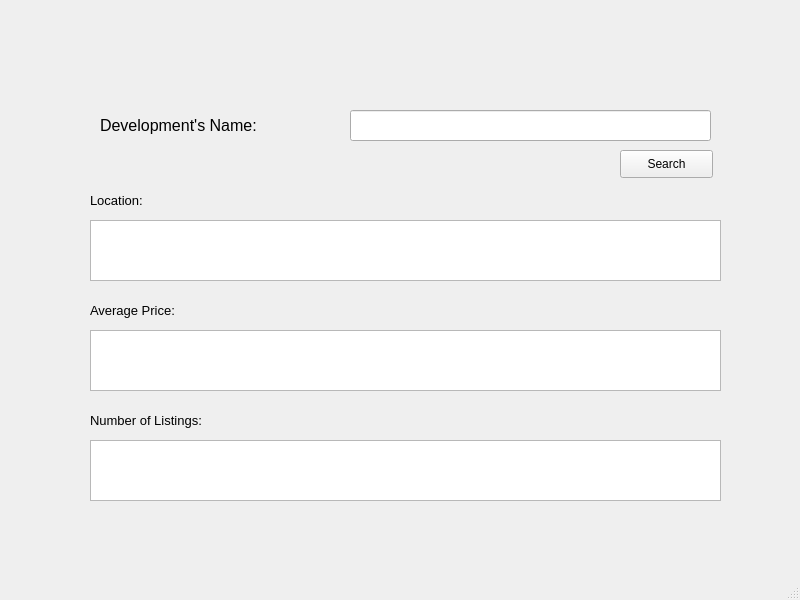
<?xml version="1.0" encoding="UTF-8"?>
<ui version="4.0">
 <class>Development</class>
 <widget class="QMainWindow" name="Development">
  <property name="geometry">
   <rect>
    <x>0</x>
    <y>0</y>
    <width>800</width>
    <height>600</height>
   </rect>
  </property>
  <property name="windowTitle">
   <string>MainWindow</string>
  </property>
  <widget class="QWidget" name="centralwidget">
   <widget class="QLineEdit" name="DevelopmentLine">
    <property name="geometry">
     <rect>
      <x>350</x>
      <y>110</y>
      <width>361</width>
      <height>31</height>
     </rect>
    </property>
   </widget>
   <widget class="QLabel" name="label_2">
    <property name="geometry">
     <rect>
      <x>90</x>
      <y>190</y>
      <width>111</width>
      <height>21</height>
     </rect>
    </property>
    <property name="font">
     <font>
      <pointsize>10</pointsize>
     </font>
    </property>
    <property name="text">
     <string>Location:</string>
    </property>
   </widget>
   <widget class="QTextBrowser" name="Locationtext">
    <property name="geometry">
     <rect>
      <x>90</x>
      <y>220</y>
      <width>631</width>
      <height>61</height>
     </rect>
    </property>
   </widget>
   <widget class="QLabel" name="ErrorLabel">
    <property name="geometry">
     <rect>
      <x>350</x>
      <y>150</y>
      <width>361</width>
      <height>16</height>
     </rect>
    </property>
    <property name="text">
     <string/>
    </property>
   </widget>
   <widget class="QLabel" name="label">
    <property name="geometry">
     <rect>
      <x>100</x>
      <y>110</y>
      <width>201</width>
      <height>31</height>
     </rect>
    </property>
    <property name="font">
     <font>
      <pointsize>12</pointsize>
     </font>
    </property>
    <property name="text">
     <string>Development's Name:</string>
    </property>
   </widget>
   <widget class="QLabel" name="label_3">
    <property name="geometry">
     <rect>
      <x>90</x>
      <y>300</y>
      <width>111</width>
      <height>21</height>
     </rect>
    </property>
    <property name="font">
     <font>
      <pointsize>10</pointsize>
     </font>
    </property>
    <property name="text">
     <string>Average Price:</string>
    </property>
   </widget>
   <widget class="QTextBrowser" name="Pricetext">
    <property name="geometry">
     <rect>
      <x>90</x>
      <y>330</y>
      <width>631</width>
      <height>61</height>
     </rect>
    </property>
   </widget>
   <widget class="QLabel" name="label_4">
    <property name="geometry">
     <rect>
      <x>90</x>
      <y>410</y>
      <width>171</width>
      <height>21</height>
     </rect>
    </property>
    <property name="font">
     <font>
      <pointsize>10</pointsize>
     </font>
    </property>
    <property name="text">
     <string>Number of Listings:</string>
    </property>
   </widget>
   <widget class="QTextBrowser" name="Listingnumtext">
    <property name="geometry">
     <rect>
      <x>90</x>
      <y>440</y>
      <width>631</width>
      <height>61</height>
     </rect>
    </property>
   </widget>
   <widget class="QPushButton" name="Searchbutton">
    <property name="geometry">
     <rect>
      <x>620</x>
      <y>150</y>
      <width>93</width>
      <height>28</height>
     </rect>
    </property>
    <property name="text">
     <string>Search</string>
    </property>
   </widget>
  </widget>
  <widget class="QMenuBar" name="menubar">
   <property name="geometry">
    <rect>
     <x>0</x>
     <y>0</y>
     <width>800</width>
     <height>26</height>
    </rect>
   </property>
  </widget>
  <widget class="QStatusBar" name="statusbar"/>
 </widget>
 <resources/>
 <connections/>
</ui>
